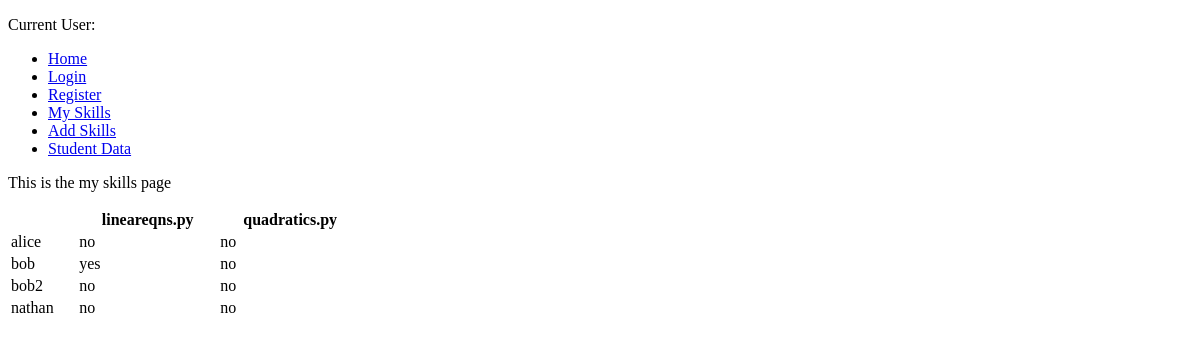
Before: /studentdata with the older database file.
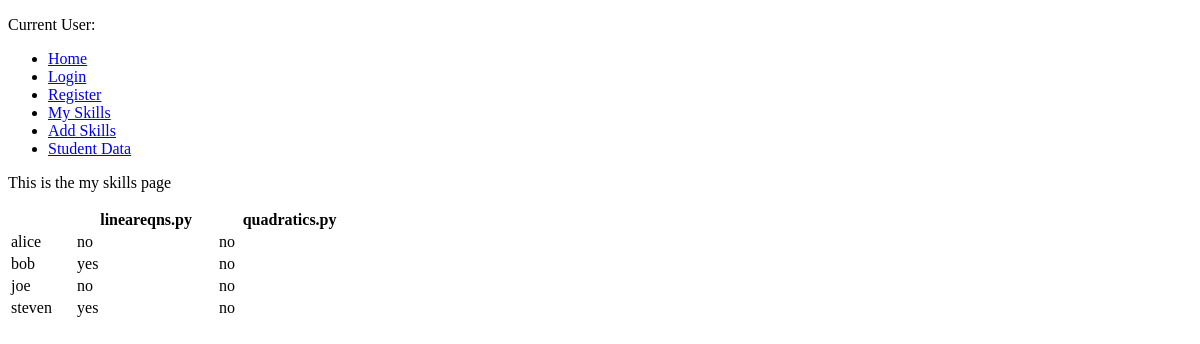
After: the same page with the newer database file.
### app.py (models this page shows, shortened)
class User(db.Model):
    __bind_key__ = 'users'
    username = db.Column(db.String(100),primary_key=True)
    is_authenticated = False
    is_active = True
    is_anonymous = False

### app.py (the view)
@app.route('/studentdata')
def studentdata():
    __bind_key__ = 'users'
    allusers = User.query.order_by(User.username).all()
    allskills = [f for f in os.listdir('questions') if os.path.isfile(os.path.join('questions', f))]
    allrows = []
    for current in allusers:
        currentmasteries = getmasteries(current.username)
        userskills = currentmasteries.keys()
        currentrow = []
        currentrow.append(current.username)
        for skill in allskills:
            if skill in userskills:
                if(currentmasteries[skill]['hasbeencorrect']):
                    currentrow.append('yes')
                else:
                    currentrow.append('no')
            else:
                currentrow.append('no')
        allrows.append(currentrow)
    return render_template('studentdata.html',allskills=allskills,allrows=allrows)

### app.py (called while the page is built)
def getmasteries(user):
    print('get masteries file for user')
    if(not path.exists('users/'+user+'/masteries.json')):
        masteries = {}
    else:
        readfile = open('users/'+user+'/masteries.json','r')
        masteries = json.loads(readfile.read())
        readfile.close()
    return masteries

### templates/studentdata.html (shortened to what this page needs)
{% extends 'base.html' %}
{% block body %}
<p>
This is the my skills page
</p>
<table style="width:30%">
<tr>
<th></th>
{% for skill in allskills %}
<th>
{{skill}}
</th>
{% endfor %}
</tr>
{% for row in allrows %}
<tr>
    {% for item in row %}
    <td> {{item}} </td>
    {% endfor %}
</tr>
{% endfor %}
</table>
{% endblock %}

### templates/base.html (shortened to what this page needs)
<!DOCTYPE html>
<html>
<head>
</head>
<body>
<p>Current User:{{currentuser}}</p>
 <ul>
  <li><a href="/">Home</a></li>
  <li><a href="/login">Login</a></li>
  <li><a href="/register">Register</a></li>
  <li><a href="/myskills">My Skills</a></li>
  <li><a href="/addskills">Add Skills</a></li>
  <li><a href="/studentdata">Student Data</a></li>
</ul>
	{% block body %}{% endblock %}
</body>
</html>

Changed rows visible on the page:
removed User: username "bob2", row "no" "no"
removed User: username "nathan", row "no" "no"
added User: username "joe", row "no" "no"
added User: username "steven", row "yes" "no"
